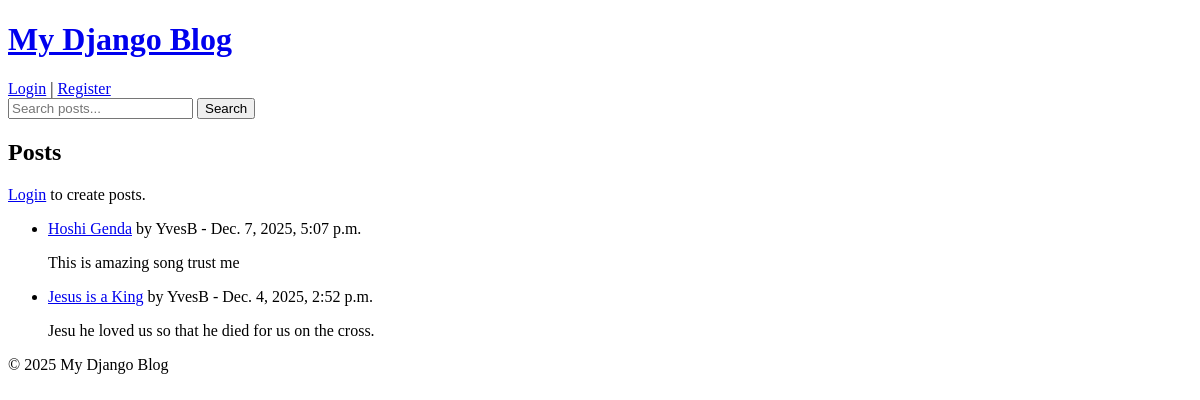
The app's page /, older data.
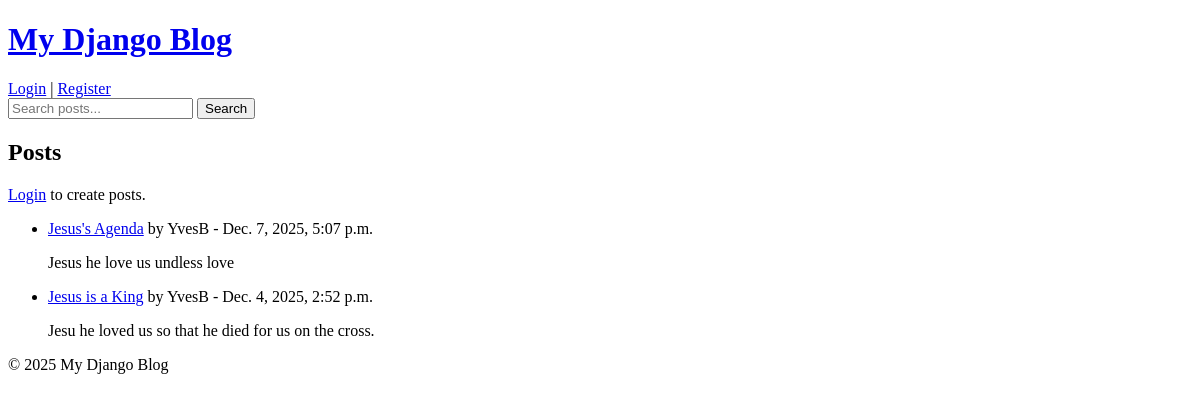
The same page, newer data.
### blog/models.py (models this page shows, shortened)
class Post(models.Model):
    title = models.CharField(max_length=200)
    content = models.TextField()
    author = models.ForeignKey(User, on_delete=models.CASCADE, related_name='posts')
    created_date = models.DateTimeField(auto_now_add=True)
    published_date = models.DateTimeField(default=timezone.now)
    tags = TaggableManager()  # ✅ taggit works here
    class Meta:
        ordering = ['-published_date']

### blog/views.py (the view)
# urls.py: path('', views.post_list, name='post_list'),
def post_list(request):
    posts = Post.objects.all()
    return render(request, 'blog/post_list.html', {'posts': posts})

### blog/templates/blog/post_list.html (shortened to what this page needs)
{% extends 'blog/base.html' %}
{% block content %}
<h2>Posts</h2>
{% if user.is_authenticated %}
  <p><a href="{% url 'blog:post_new' %}">Create new post</a></p>
{% else %}
  <p><a href="{% url 'blog:login' %}">Login</a> to create posts.</p>
{% endif %}
<ul>
  {% for post in posts %}
    <li>
      <a href="{% url 'blog:post_detail' post.pk %}">{{ post.title }}</a>
      by {{ post.author.username }} - {{ post.published_date|date:"M. j, Y, P" }}
      <p>{{ post.content|truncatechars:150 }}</p>
    </li>
  {% empty %}
    <li>No posts yet</li>
  {% endfor %}
</ul>
{% endblock %}

Row changes from the older to the newer data that the page shows:
changed Post: title "Hoshi Genda" → "Jesus's Agenda"; content "This is amazing song trust me" → "Jesus he love us undless love"
